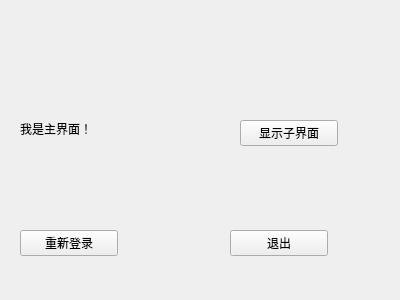
<?xml version="1.0" encoding="UTF-8"?>
<ui version="4.0">
 <class>MyWidget</class>
 <widget class="QWidget" name="MyWidget">
  <property name="geometry">
   <rect>
    <x>0</x>
    <y>0</y>
    <width>400</width>
    <height>300</height>
   </rect>
  </property>
  <property name="windowTitle">
   <string>MyWidget</string>
  </property>
  <widget class="QLabel" name="label">
   <property name="geometry">
    <rect>
     <x>20</x>
     <y>120</y>
     <width>131</width>
     <height>18</height>
    </rect>
   </property>
   <property name="text">
    <string>我是主界面！</string>
   </property>
  </widget>
  <widget class="QPushButton" name="showChildButton">
   <property name="geometry">
    <rect>
     <x>240</x>
     <y>120</y>
     <width>98</width>
     <height>26</height>
    </rect>
   </property>
   <property name="text">
    <string>显示子界面</string>
   </property>
  </widget>
  <widget class="QPushButton" name="pushButton">
   <property name="geometry">
    <rect>
     <x>20</x>
     <y>230</y>
     <width>98</width>
     <height>26</height>
    </rect>
   </property>
   <property name="text">
    <string>重新登录</string>
   </property>
  </widget>
  <widget class="QPushButton" name="pushButton_2">
   <property name="geometry">
    <rect>
     <x>230</x>
     <y>230</y>
     <width>98</width>
     <height>26</height>
    </rect>
   </property>
   <property name="text">
    <string>退出</string>
   </property>
  </widget>
 </widget>
 <layoutdefault spacing="6" margin="11"/>
 <resources/>
 <connections>
  <connection>
   <sender>pushButton_2</sender>
   <signal>clicked()</signal>
   <receiver>MyWidget</receiver>
   <slot>close()</slot>
   <hints>
    <hint type="sourcelabel">
     <x>284</x>
     <y>242</y>
    </hint>
    <hint type="destinationlabel">
     <x>372</x>
     <y>199</y>
    </hint>
   </hints>
  </connection>
 </connections>
</ui>
